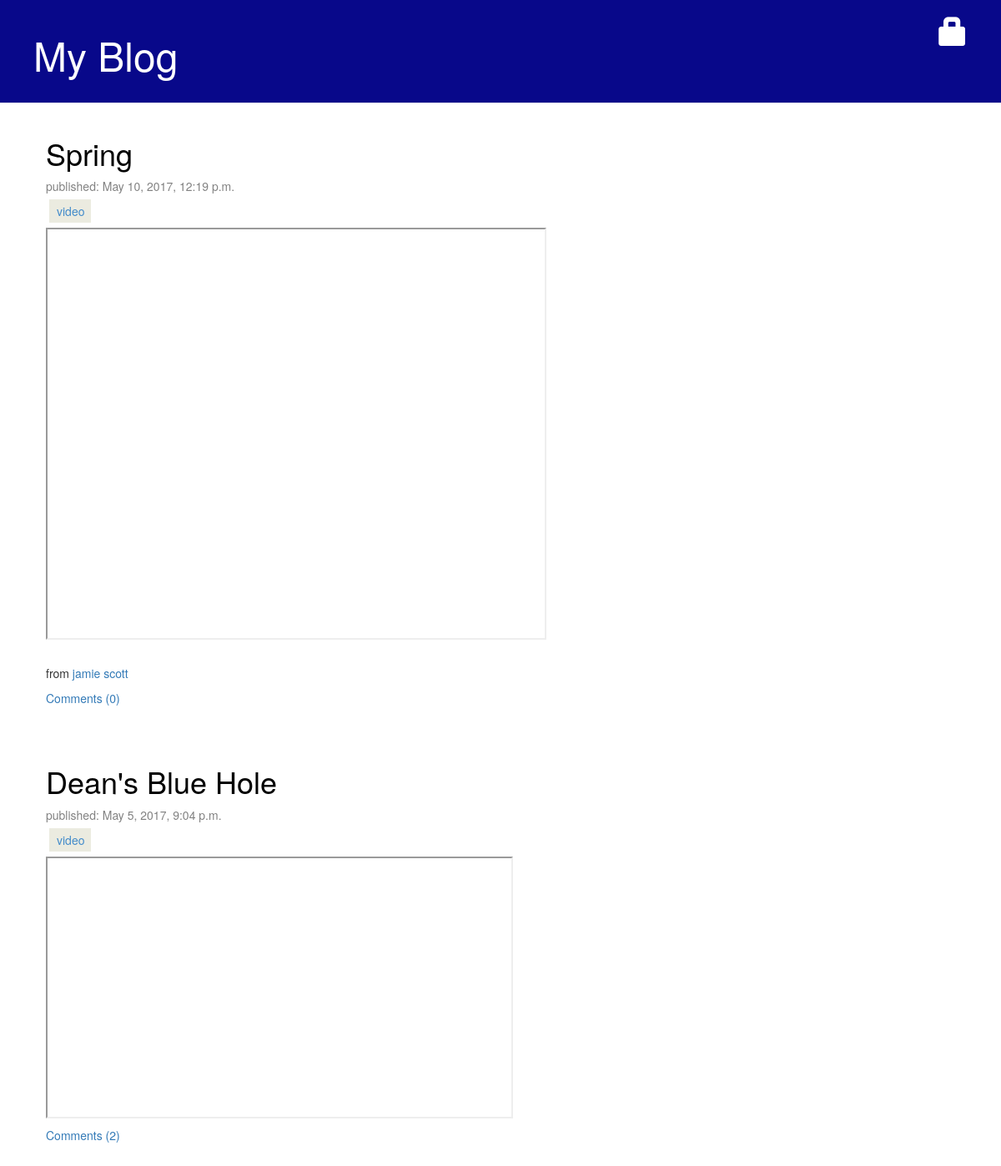
/blog/posts/tag/1/, run on an earlier commit of the app's database.
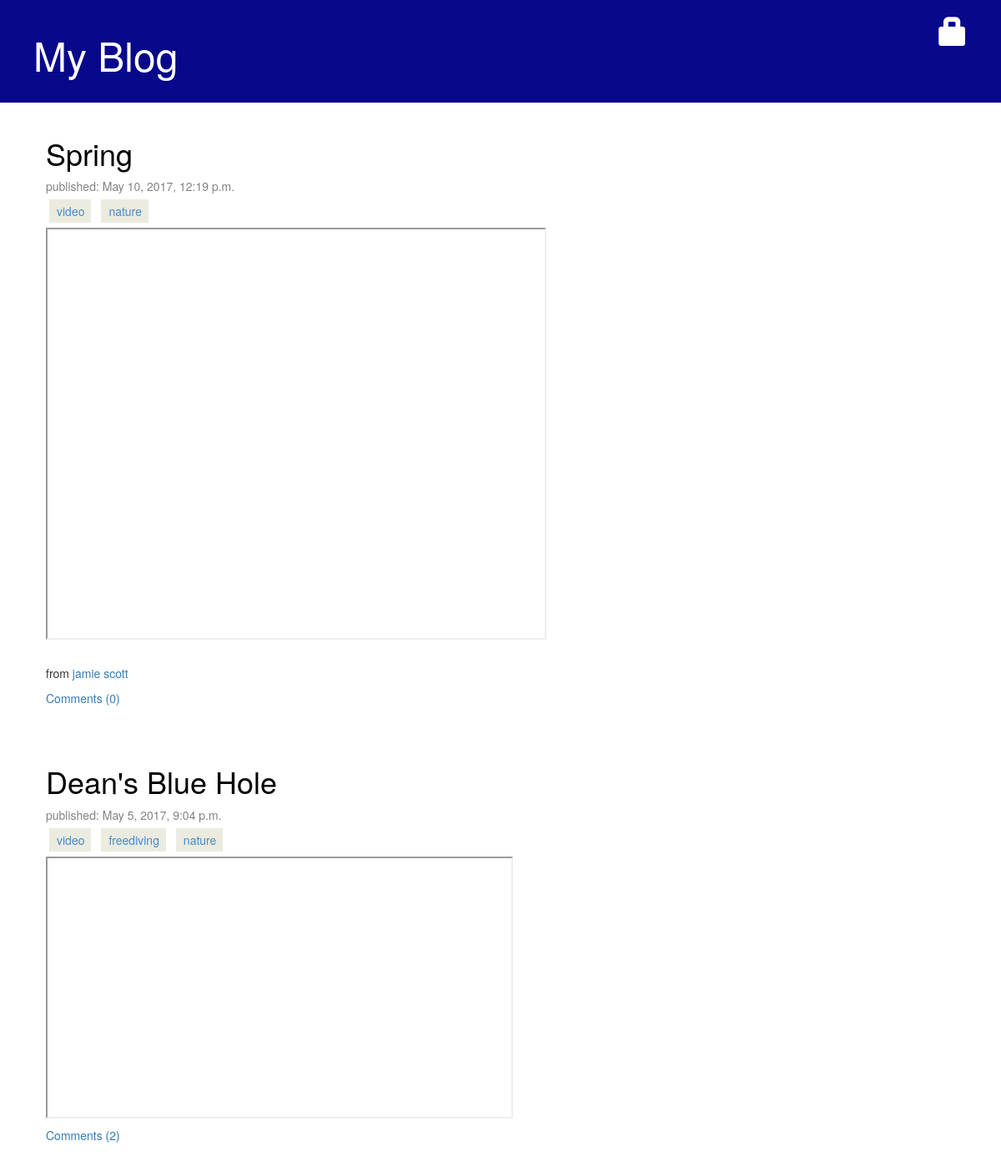
And on a later commit of the database.
### blog/models.py (models this page shows, shortened)
class Post(models.Model):
    author = models.ForeignKey('auth.User')
    title = models.CharField(max_length=200)
    text = models.TextField()
    created_date = models.DateTimeField(
            default=timezone.now)
    published_date = models.DateTimeField(
            blank=True, null=True)
    tags = models.ManyToManyField(Tag, related_name='tags')
    def approved_comments(self):
        return self.comments.filter(approved_comment=True)

class Tag(models.Model):
    name = models.CharField(max_length=200, blank=True, null=True)

### blog/views.py (the view)
# urls.py: url(r'^posts/tag/(?P<tag_pk>\d+)/$', views.posts_list_by_tag, name='posts_list_by_tag'),
def posts_list_by_tag(request, tag_pk):
    try:
        posts =  Post.objects.filter(published_date__lte=timezone.now()).order_by('-published_date').filter(tags=tag_pk)
    except ObjectDoesNotExist:
        print("Error!!!")
    return render(request, 'blog/posts_tag_list.html', {'posts': posts})

### blog/templates/blog/posts_tag_list.html (shortened to what this page needs)
{% extends 'blog/base.html' %}
{% block content %}
	{% for post in posts %}
		<div class="post">
        		<h1><a href="{% url 'post_detail' pk=post.pk %}">{{ post.title }}</a></h1>
			<div class="date">
                        <p>published: {{ post.published_date }}</p>
			</div>
                        <div class="tags">
                        {% for tag in post.tags.all %}
                        <span class="mytag">{{ tag.name }}</span>
                        {% endfor %}
                        </div>
	                <p>{{ post.text|safe | linebreaksbr }}</p>
			<a href="{% url 'post_detail' pk=post.pk %}">Comments ({{ post.approved_comments.count}})</a>
		</div>
	{% endfor %}
{% endblock %}

### blog/templates/blog/base.html (shortened to what this page needs)
{% load staticfiles %}
<html>
    <head>
        <link rel="stylesheet" href="//maxcdn.bootstrapcdn.com/bootstrap/3.2.0/css/bootstrap.min.css">
        <link rel="stylesheet" href="//maxcdn.bootstrapcdn.com/bootstrap/3.2.0/css/bootstrap-theme.min.css">
        <link rel="stylesheet" href="{% static 'css/blog.css' %}">
	{% load static %}
    </head>
<body>
    <div class="page-header">
        {% if user.is_authenticated %}
            <a href="{% url 'post_new' %}" class="top-menu"><span class="glyphicon glyphicon-plus"></span></a>
            <a href="{% url 'post_draft_list' %}" class="top-menu"><span class="glyphicon glyphicon-edit"></span></a>
            <a href="{% url 'logout' %}" class="top-menu"><span class="glyphicon glyphicon-log-out"></span></a>
	    <p class="top-menu">Hello {{ user.username }} </p>
        {% else %}
            <a href="{% url 'login' %}" class="top-menu"><span class="glyphicon glyphicon-lock"></span></a>
        {% endif %}
        <h1><a href="/blog">My Blog</a></h1>
    </div>
    <div class="content container">
        <div class="row">
            <div class="col-md-8">
            {% block content %}
            {% endblock %}
            </div>
        </div>
    </div>
</body>
</html>

### blog/static/css/blog.css (style rules this page uses)
.page-header { background-color: #08088A; margin-top: 0; padding: 20px 20px 20px 40px; }
.page-header h1, .page-header h1 a, .page-header h1 a:visited, .page-header h1 a:active { color: #ffffff; font-size: 36pt; text-decoration: none; }
.content { margin-left: 40px; }
.date { color: #828282; }
.tags { margin: 6px 6px 6px 6px; }
.mytag { background-color: #ebebe0; color: #428bca; margin: 10px 10px 0px -2px; padding: 4px 8px 4px 9px; }
.top-menu, .top-menu:hover, .top-menu:visited { color: #ffffff; float: right; font-size: 26pt; margin-right: 20px; }
.post { margin-bottom: 70px; }
.post h1 a, .post h1 a:visited { color: #000000; }

What changed in the data, as far as the page shows it:
added Tag: name "nature"
added Tag: name "freediving", shown under Post "Dean's Blue Hole"
